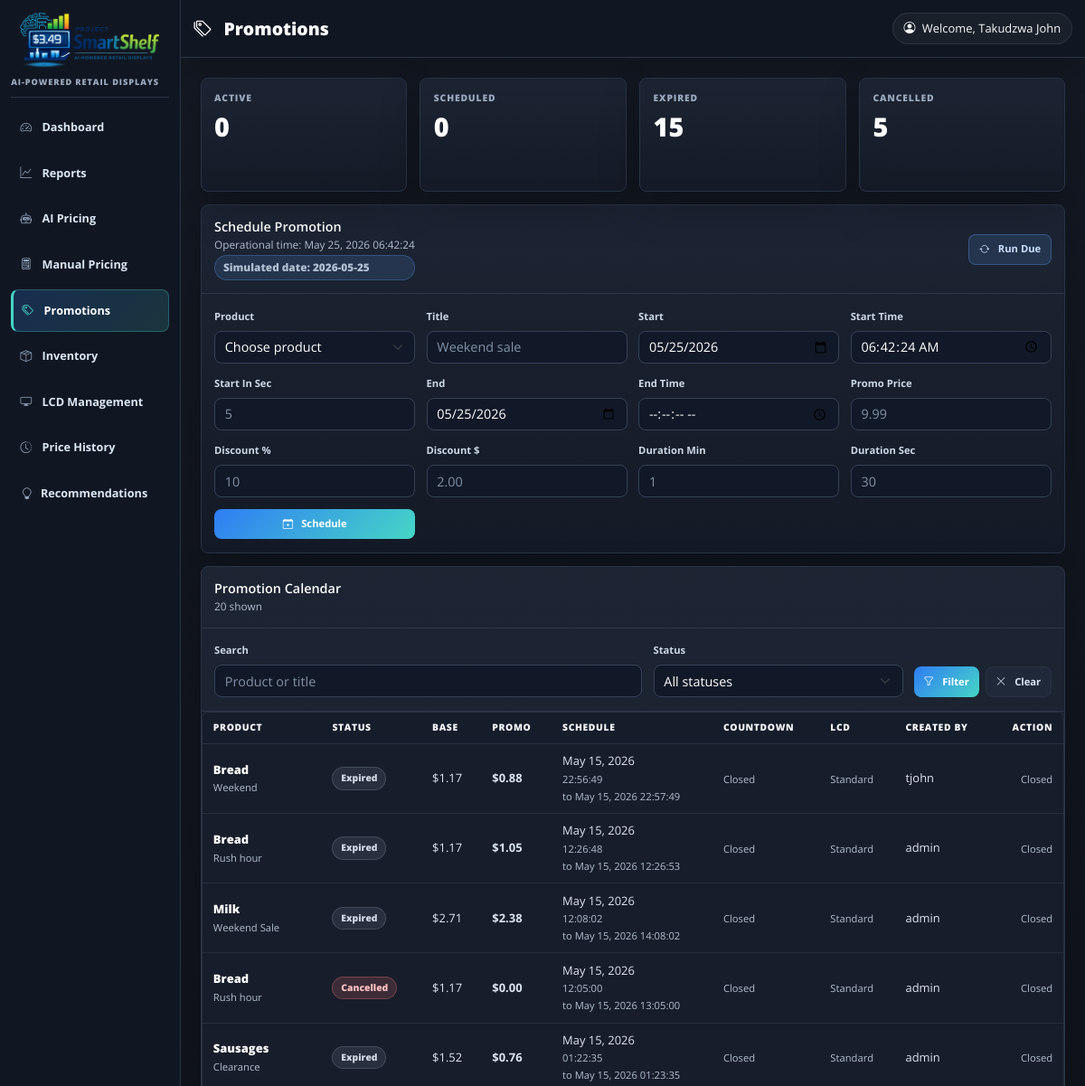
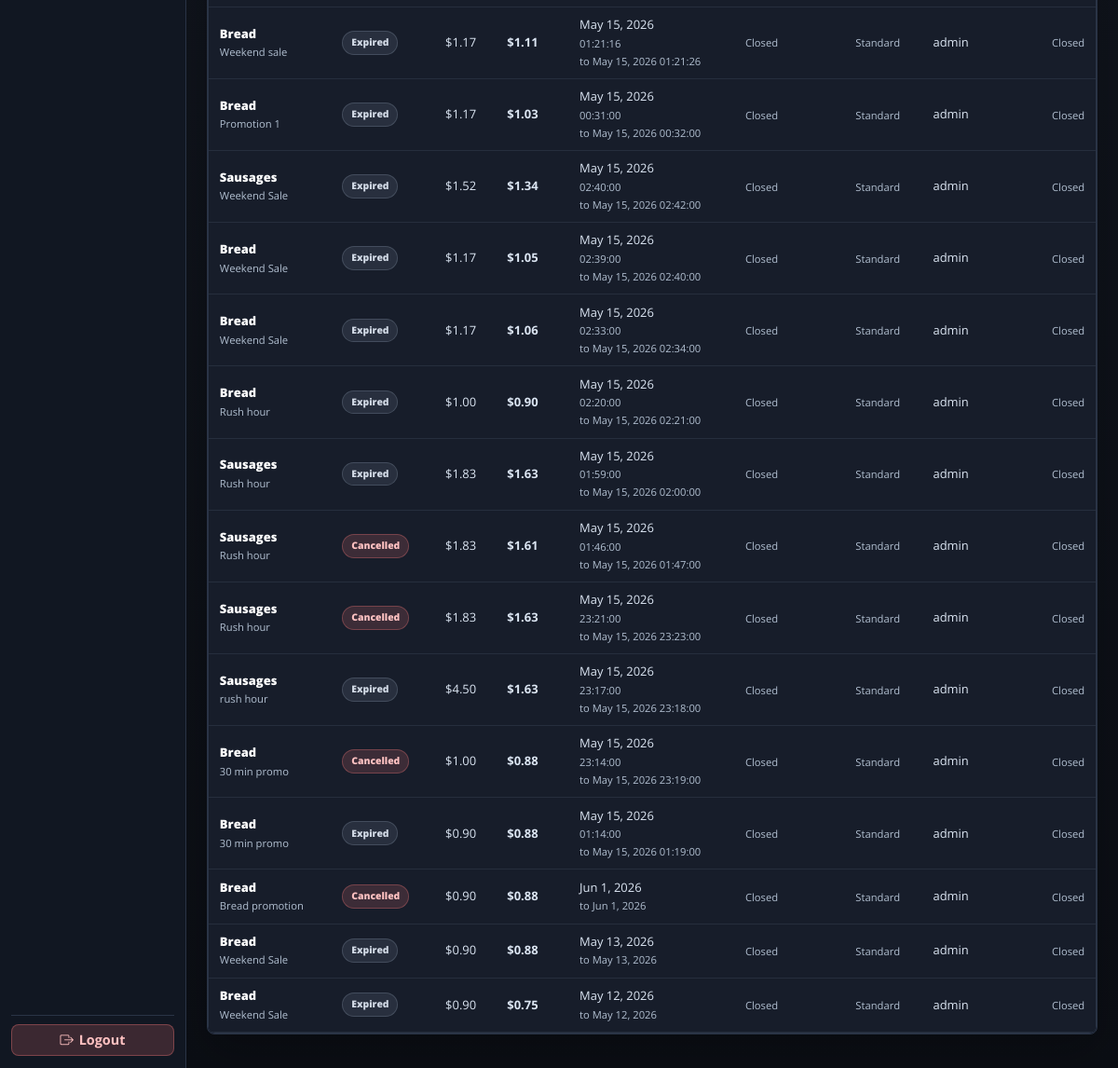
/ProjectSmartShelf/promotions/ (signed in), run on an earlier commit of the app's database (2 pictures, top to bottom).
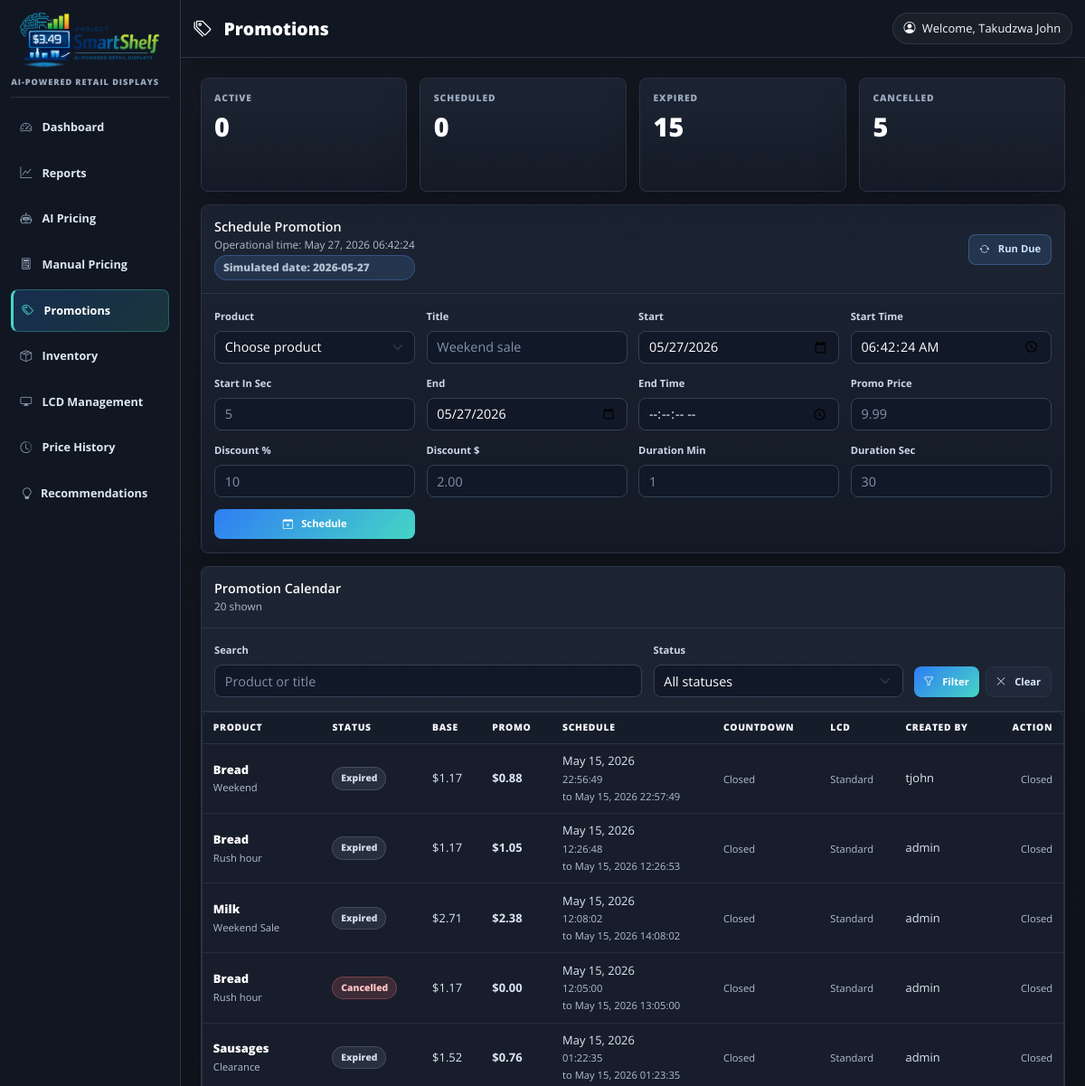
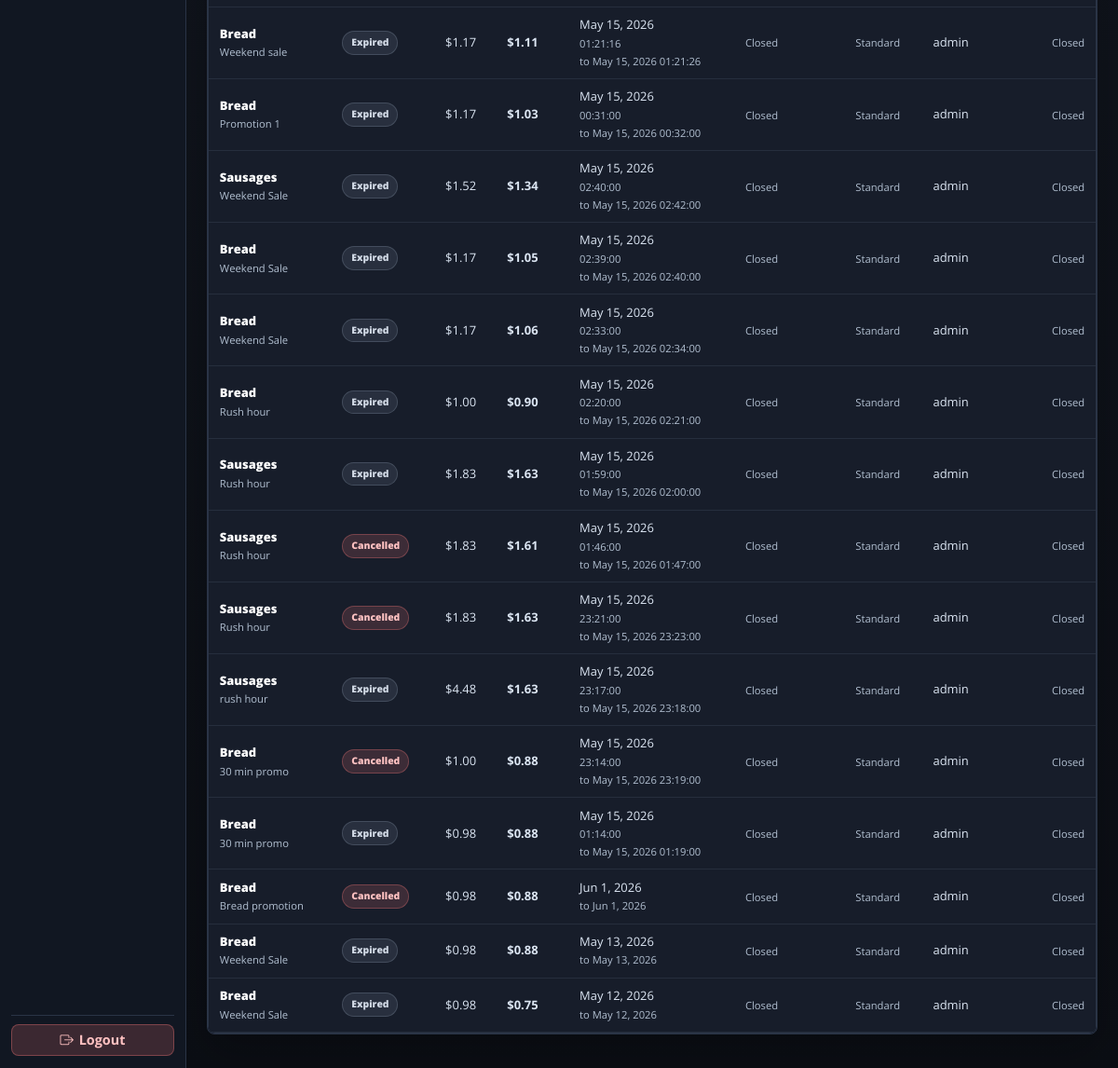
And on a later commit of the database (2 pictures, top to bottom).
### ProjectSmartShelf/models.py (models this page shows, shortened)
class SimulationState(models.Model):
    key = models.CharField(max_length=32, unique=True, default='active_day')
    current_date = models.DateField()
    updated_at = models.DateTimeField(auto_now=True)
    class Meta:
        db_table = 'simulation_state'

class ScheduledPromotion(models.Model):
    STATUS_SCHEDULED = 'scheduled'
    STATUS_ACTIVE = 'active'
    STATUS_EXPIRED = 'expired'
    STATUS_CANCELLED = 'cancelled'
    STATUS_CHOICES = [
        (STATUS_SCHEDULED, 'Scheduled'),
        (STATUS_ACTIVE, 'Active'),
        (STATUS_EXPIRED, 'Expired'),
        (STATUS_CANCELLED, 'Cancelled'),
    ]
    product = models.ForeignKey(
        Product,
        on_delete=models.CASCADE,
        related_name='scheduled_promotions',
    )
    title = models.CharField(max_length=120, blank=True)
    promotional_price = models.DecimalField(max_digits=10, decimal_places=2)
    start_date = models.DateField()
    start_time = models.TimeField(null=True, blank=True)
    end_date = models.DateField()
    end_time = models.TimeField(null=True, blank=True)
    pre_promotion_price = models.DecimalField(
        max_digits=10,
        decimal_places=2,
        null=True,
        blank=True,
        help_text='Price captured immediately before the promotion activates.',
    )
    status = models.CharField(
        max_length=20,
        choices=STATUS_CHOICES,
        default=STATUS_SCHEDULED,
    )
    created_by = models.ForeignKey(
        settings.AUTH_USER_MODEL,
        on_delete=models.SET_NULL,
        null=True,
        blank=True,
    )
    created_at = models.DateTimeField(auto_now_add=True)
    updated_at = models.DateTimeField(auto_now=True)
    applied_at = models.DateTimeField(null=True, blank=True)
    reverted_at = models.DateTimeField(null=True, blank=True)
    class Meta:
        ordering = ['status', 'start_date', 'start_time', 'product__name']
        indexes = [
            models.Index(fields=['status', 'start_date', 'start_time', 'end_date', 'end_time'], name='promo_schedule_idx'),
            models.Index(fields=['product', 'status'], name='promo_product_status_idx'),
        ]
    @property
    def display_name(self):
        return self.title or f"{self.product.name} promotion"
    @property
    def base_price(self):
        return self.pre_promotion_price if self.pre_promotion_price is not None else self.product.price
    @classmethod
    def _coerce_effective_at(cls, value=None):
        if value is None:
            return timezone.localtime()
        if isinstance(value, datetime.datetime):
            if timezone.is_naive(value):
                return timezone.make_aware(value, timezone.get_current_timezone())
            return timezone.localtime(value)
        if isinstance(value, datetime.date):
            return cls._combine_schedule(value, datetime.time.min)
        return value
    @classmethod
    def process_due_promotions(cls, effective_at=None):
        effective_at = cls._coerce_effective_at(effective_at)
        effective_date = effective_at.date()
        now = timezone.now()
        results = {
            'activated': 0,
            'reverted': 0,
            'expired_without_activation': 0,
        }
        for promotion in cls.objects.select_related('product').filter(
            status=cls.STATUS_ACTIVE,
            end_date__lte=effective_date,
        ):
            if promotion.ends_at < effective_at and promotion.revert(now=now):
                results['reverted'] += 1
        overdue_promotions = cls.objects.filter(
            status=cls.STATUS_SCHEDULED,
            end_date__lte=effective_date,
        )
        for promotion in overdue_promotions:
            if promotion.ends_at < effective_at:
                promotion.status = cls.STATUS_EXPIRED
                promotion.reverted_at = now
                promotion.save(update_fields=['status', 'reverted_at', 'updated_at'])
                results['expired_without_activation'] += 1
        due_promotions = cls.objects.select_related('product').filter(
            status=cls.STATUS_SCHEDULED,
            start_date__lte=effective_date,
            end_date__gte=effective_date,
        ).order_by('start_date', 'start_time', 'created_at')
        for promotion in due_promotions:
            if promotion.starts_at <= effective_at <= promotion.ends_at and promotion.activate(now=now):
                results['activated'] += 1
        return results

### checkout/models.py (models this page shows, shortened)
class Product(models.Model):
    name = models.CharField(max_length=200)
    category = models.CharField(max_length=100)
    price = models.DecimalField(max_digits=10, decimal_places=2)
    expiry_date=models.DateField(null=True, blank=True)
    inventory_level = models.IntegerField(default=0, help_text='Current stock count')
    lcd_id = models.IntegerField(default=1, help_text="1, 2, or 3 for the shelf display")
    class Meta:
        ordering = ['name']

### ProjectSmartShelf/views.py (the view, shortened to what this page needs)
# urls.py: path("promotions/", views.promotions_view, name="promotions"),
@staff_member_required(login_url='staff_login')
def promotions_view(request):
    effective_at = get_effective_promotion_time(request)
    effective_date = effective_at.date()
    ScheduledPromotion.process_due_promotions(effective_at)
    promotions = ScheduledPromotion.objects.select_related('product', 'created_by').order_by('-created_at')
    search_query = request.GET.get('search', '').strip()
    status_filter = request.GET.get('status', '').strip()
    if search_query:
        promotions = promotions.filter(
            Q(product__name__icontains=search_query) |
            Q(title__icontains=search_query)
        )
    if status_filter:
        promotions = promotions.filter(status=status_filter)
    promotions = prepare_promotions_for_display(promotions, effective_at)
    products = Product.objects.all().order_by('name')
    status_counts = {
        'scheduled': ScheduledPromotion.objects.filter(status=ScheduledPromotion.STATUS_SCHEDULED).count(),
        'active': ScheduledPromotion.objects.filter(status=ScheduledPromotion.STATUS_ACTIVE).count(),
        'expired': ScheduledPromotion.objects.filter(status=ScheduledPromotion.STATUS_EXPIRED).count(),
        'cancelled': ScheduledPromotion.objects.filter(status=ScheduledPromotion.STATUS_CANCELLED).count(),
    }
    context = {
        'products': products,
        'promotions': promotions,
        'search_query': search_query,
        'status_filter': status_filter,
        'status_choices': ScheduledPromotion.STATUS_CHOICES,
        'status_counts': status_counts,
        'effective_date': effective_date,
        'effective_at': effective_at,
        'active_simulated_date': get_active_simulated_date(request),
        'default_start_date': effective_date.strftime('%Y-%m-%d'),
        'default_start_time': effective_at.strftime('%H:%M:%S'),
    }
    return render(request, 'promotions.html', context)

### ProjectSmartShelf/context_processors.py (called while the page is built)
def simulated_date(request):
    active_date = getattr(request, 'simulated_date', None)
    context = {
        'simulated_date': active_date,
        'recommendations_count': 0,
    }
    cached_count = getattr(request, '_recommendations_count', None)
    if cached_count is not None:
        context['recommendations_count'] = cached_count
        return context
    user = getattr(request, 'user', None)
    if not (user and user.is_authenticated and user.is_staff):
        return context
    try:
        from .recommendations import recommendation_count
        context['recommendations_count'] = recommendation_count(active_date or timezone.localdate())
    except Exception:
        context['recommendations_count'] = 0
    return context

### ProjectSmartShelf/ml_models/utils.py (called while the page is built, shortened)
def predict_prices_batch(base_date=None):
    model = ProjectsmartshelfConfig.model
    if not model:
        return []

### ProjectSmartShelf/recommendations.py (called while the page is built, shortened)
def build_recommendations(base_date):
    raw_results = predict_prices_batch(base_date=base_date)
    recommendations = []
    urgency_order = {'high': 0, 'medium': 1, 'low': 2}
    recommendations.sort(key=lambda x: urgency_order.get(x['urgency'], 3))
    return recommendations

### ProjectSmartShelf/templates/promotions.html (shortened to what the changed rows need)
{% extends "base.html" %}
{% load static %}
{% block page_title %}<i class="bi bi-tags me-2"></i>Promotions{% endblock %}
{% block content %}
<div class="promo-page">
    <div class="promo-panel">
        <div class="promo-panel-header">
            <div>
                <h2>Schedule Promotion</h2>
                <span class="promo-clock-line">
                    <span>Operational time: {{ effective_at|date:"M j, Y H:i:s" }}</span>
                    {% if active_simulated_date %}
                        <span class="promo-clock-chip">Simulated date: {{ active_simulated_date|date:"Y-m-d" }}</span>
                    {% else %}
                        <span class="promo-clock-chip">Real date</span>
                    {% endif %}
                </span>
            </div>
        </div>
        <form method="post" class="promo-form-grid">
            <div>
                <label for="start_date" class="form-label">Start</label>
                <input type="date" name="start_date" id="start_date" class="form-control" value="{{ default_start_date }}">
            </div>
            <div>
                <label for="end_date" class="form-label">End</label>
                <input type="date" name="end_date" id="end_date" class="form-control" value="{{ default_start_date }}">
            </div>
        </form>
    </div>
    <div class="promo-panel">
        <div class="promo-panel-header">
            <div>
                <h2>Promotion Calendar</h2>
            </div>
        </div>
        <div class="table-responsive">
            <table class="table promo-table align-middle">
                <thead>
                    <tr>
                        <th>Product</th>
                        <th>Status</th>
                        <th>Base</th>
                        <th>Promo</th>
                        <th>Schedule</th>
                        <th>Countdown</th>
                        <th>LCD</th>
                        <th>Created By</th>
                        <th class="text-end">Action</th>
                    </tr>
                </thead>
                <tbody>
                    {% for promotion in promotions %}
                    <tr>
                        <td>
                            <span class="promo-product">{{ promotion.product.name }}</span>
                            <span class="promo-subtext">{{ promotion.display_name }}</span>
                        </td>
                        <td><span class="status-badge {{ promotion.status }}">{{ promotion.get_status_display }}</span></td>
                        <td>
                            ${{ promotion.base_price|floatformat:2 }}
                        </td>
                        <td><strong>${{ promotion.promotional_price|floatformat:2 }}</strong></td>
                        <td>
                            {{ promotion.start_date|date:"M j, Y" }}
                            {% if promotion.start_time %}
                                <span class="promo-subtext">{{ promotion.start_time|time:"H:i:s" }}</span>
                            {% endif %}
                            <span class="promo-subtext">
                                to {{ promotion.end_date|date:"M j, Y" }}{% if promotion.end_time %} {{ promotion.end_time|time:"H:i:s" }}{% endif %}
                            </span>
                        </td>
                        <td>
                            {% if promotion.countdown_target_iso %}
                                <span class="promo-subtext">{{ promotion.countdown_label }}</span>
                                <span class="promo-countdown js-promotion-countdown" data-countdown-seconds="{{ promotion.countdown_seconds }}">--:--</span>
                            {% else %}
                                <span class="promo-subtext">Closed</span>
                            {% endif %}
                        </td>
                        <td>
                            {% if promotion.status == "active" %}
                                <span class="lcd-badge"><i class="bi bi-display me-1"></i>PROMO</span>
                            {% else %}
                                <span class="promo-subtext">Standard</span>
                            {% endif %}
                        </td>
                        <td>
                            {% if promotion.created_by %}
                                {{ promotion.created_by.username }}
                            {% else %}
                                System
                            {% endif %}
                        </td>
                        <td class="text-end">
                            {% if promotion.status == "active" or promotion.status == "scheduled" %}
                                <form method="post" class="d-inline">
                                    {% csrf_token %}
                                    <input type="hidden" name="action" value="cancel">
                                    <input type="hidden" name="promotion_id" value="{{ promotion.id }}">
                                    <button type="submit" class="btn btn-outline-warning promo-action">
                                        {% if promotion.status == "active" %}End Now{% else %}Cancel{% endif %}
                                    </button>
                                </form>
                            {% else %}
                                <span class="promo-subtext">Closed</span>
                            {% endif %}
                        </td>
                    </tr>
                    {% empty %}
                    <tr>
                        <td colspan="9" class="text-center py-4">No promotions found.</td>
                    </tr>
                    {% endfor %}
                </tbody>
            </table>
        </div>
    </div>
</div>
{% endblock %}

What changed in the data, as far as the page shows it:
changed SimulationState: current_date "2026-05-25" → "2026-05-27"
changed through a linked row, ScheduledPromotion "rush hour": base_price "4.50" → "4.48"
changed through a linked row, ScheduledPromotion (number 17 of 20 on the later page): base_price "0.90" → "0.98"
changed through a linked row, ScheduledPromotion "Jun 1, 2026": base_price "0.90" → "0.98"
changed through a linked row, ScheduledPromotion "May 13, 2026": base_price "0.90" → "0.98"
changed through a linked row, ScheduledPromotion "May 12, 2026": base_price "0.90" → "0.98"
Also different on the page:
{{ effective_at|date:"M j, Y H:i:s" }}: "May 25, 2026 06:42:24" → "May 27, 2026 06:42:24"
form field start_date: "05/25/2026" → "05/27/2026"
form field end_date: "05/25/2026" → "05/27/2026"
